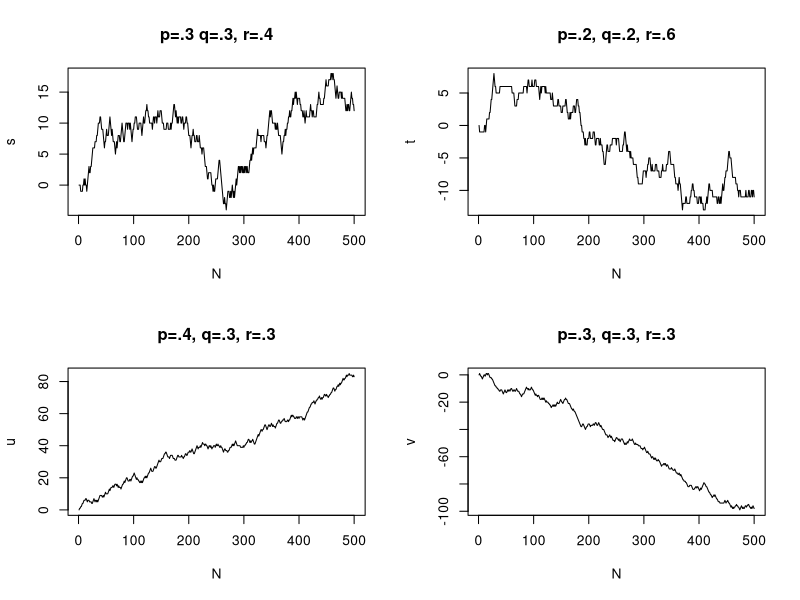

This figure's R source:
    ### 6.4
    # [for the sake of practice, here I use a different approach than in the previous exercise.
      # this approach is more general as it is not limited to two states as before]
      
    # random walk parameters:
    p <- .3
    q <- .3
    r <- .4
    
    p1<- .2
    q1<- .2
    r1<- .6

    p2<- .4
    q2<- .3
    r2<- .3
    
    p3<- .3
    q3<- .4
    r3<-  .3

      # set initial state by fiat
    s <- t <- u <- v<- 0
    
    # set repetitions
    N <- 500
    for (k in 2:N) {
      # roll the dice see what gets picked
      roll <- rmultinom(1,1,p=c(p,q,r))
      # make the step
      s[k][roll[1] == 1] <- s[k-1] + 1
      s[k][roll[2] == 1] <- s[k-1] - 1
      s[k][roll[3] == 1] <- s[k-1]
      # this flips a coin with probability assigned by P, based on current state
      # to determine successive state. It stores that in s vector.
      
      roll <- rmultinom(1,1,p=c(p1,q1,r1))
      t[k][roll[1] == 1] <- t[k-1] + 1
      t[k][roll[2] == 1] <- t[k-1] - 1
      t[k][roll[3] == 1] <- t[k-1]
    
      roll <- rmultinom(1,1,p=c(p2,q2,r2))
      u[k][roll[1] == 1] <- u[k-1] + 1
      u[k][roll[2] == 1] <- u[k-1] - 1
      u[k][roll[3] == 1] <- u[k-1]
      
      roll <- rmultinom(1,1,p=c(p3,q3,r3))
      v[k][roll[1] == 1] <- v[k-1] + 1
      v[k][roll[2] == 1] <- v[k-1] - 1
      v[k][roll[3] == 1] <- v[k-1]    
      }
    
    # plotting random walks:
    par(mfrow=c(2,2))
    
    plot(s, type = "l",
         main = "p=.3 q=.3, r=.4",
         xlab = "N")
    plot(t, type = "l",
         main = "p=.2, q=.2, r=.6",
         xlab = "N")
    plot(u, type = "l",
         main = "p=.4, q=.3, r=.3",
         xlab = "N")
    plot(v, type = "l",
         main = "p=.3, q=.3, r=.3",
         xlab = "N")